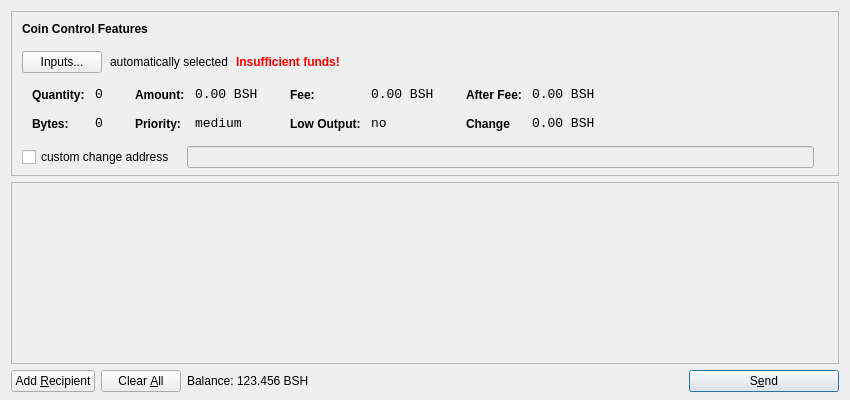
<?xml version="1.0" encoding="UTF-8"?>
<ui version="4.0">
 <class>SendCoinsDialog</class>
 <widget class="QDialog" name="SendCoinsDialog">
  <property name="geometry">
   <rect>
    <x>0</x>
    <y>0</y>
    <width>850</width>
    <height>400</height>
   </rect>
  </property>
  <property name="windowTitle">
   <string>Send Coins</string>
  </property>
  <layout class="QVBoxLayout" name="verticalLayout" stretch="0,1,0">
   <property name="bottomMargin">
    <number>8</number>
   </property>
   <item>
    <widget class="QFrame" name="frameCoinControl">
     <property name="sizePolicy">
      <sizepolicy hsizetype="Expanding" vsizetype="Expanding">
       <horstretch>0</horstretch>
       <verstretch>0</verstretch>
      </sizepolicy>
     </property>
     <property name="maximumSize">
      <size>
       <width>16777215</width>
       <height>16777215</height>
      </size>
     </property>
     <property name="frameShape">
      <enum>QFrame::StyledPanel</enum>
     </property>
     <property name="frameShadow">
      <enum>QFrame::Sunken</enum>
     </property>
     <layout class="QVBoxLayout" name="verticalLayoutCoinControl2">
      <property name="spacing">
       <number>-1</number>
      </property>
      <property name="leftMargin">
       <number>0</number>
      </property>
      <property name="topMargin">
       <number>0</number>
      </property>
      <property name="rightMargin">
       <number>0</number>
      </property>
      <property name="bottomMargin">
       <number>6</number>
      </property>
      <item>
       <layout class="QVBoxLayout" name="verticalLayoutCoinControl" stretch="0,0,0,0,1">
        <property name="spacing">
         <number>0</number>
        </property>
        <property name="leftMargin">
         <number>10</number>
        </property>
        <property name="topMargin">
         <number>10</number>
        </property>
        <item>
         <layout class="QHBoxLayout" name="horizontalLayoutCoinControl1">
          <property name="bottomMargin">
           <number>15</number>
          </property>
          <item>
           <widget class="QLabel" name="labelCoinControlFeatures">
            <property name="sizePolicy">
             <sizepolicy hsizetype="Preferred" vsizetype="Maximum">
              <horstretch>0</horstretch>
              <verstretch>0</verstretch>
             </sizepolicy>
            </property>
            <property name="font">
             <font>
              <weight>75</weight>
              <bold>true</bold>
             </font>
            </property>
            <property name="styleSheet">
             <string notr="true">font-weight:bold;</string>
            </property>
            <property name="text">
             <string>Coin Control Features</string>
            </property>
           </widget>
          </item>
         </layout>
        </item>
        <item>
         <layout class="QHBoxLayout" name="horizontalLayoutCoinControl2" stretch="0,0,0,0">
          <property name="spacing">
           <number>8</number>
          </property>
          <property name="bottomMargin">
           <number>10</number>
          </property>
          <item>
           <widget class="QPushButton" name="pushButtonCoinControl">
            <property name="styleSheet">
             <string notr="true"/>
            </property>
            <property name="text">
             <string>Inputs...</string>
            </property>
           </widget>
          </item>
          <item>
           <widget class="QLabel" name="labelCoinControlAutomaticallySelected">
            <property name="text">
             <string>automatically selected</string>
            </property>
            <property name="margin">
             <number>5</number>
            </property>
           </widget>
          </item>
          <item>
           <widget class="QLabel" name="labelCoinControlInsuffFunds">
            <property name="font">
             <font>
              <weight>75</weight>
              <bold>true</bold>
             </font>
            </property>
            <property name="styleSheet">
             <string notr="true">color:red;font-weight:bold;</string>
            </property>
            <property name="text">
             <string>Insufficient funds!</string>
            </property>
            <property name="margin">
             <number>5</number>
            </property>
           </widget>
          </item>
          <item>
           <spacer name="horizontalSpacerCoinControl">
            <property name="orientation">
             <enum>Qt::Horizontal</enum>
            </property>
            <property name="sizeHint" stdset="0">
             <size>
              <width>40</width>
              <height>1</height>
             </size>
            </property>
           </spacer>
          </item>
         </layout>
        </item>
        <item>
         <widget class="QWidget" name="widgetCoinControl" native="true">
          <property name="sizePolicy">
           <sizepolicy hsizetype="Preferred" vsizetype="Preferred">
            <horstretch>0</horstretch>
            <verstretch>0</verstretch>
           </sizepolicy>
          </property>
          <property name="minimumSize">
           <size>
            <width>0</width>
            <height>0</height>
           </size>
          </property>
          <property name="styleSheet">
           <string notr="true"/>
          </property>
          <layout class="QHBoxLayout" name="horizontalLayoutCoinControl5">
           <property name="margin">
            <number>0</number>
           </property>
           <item>
            <layout class="QHBoxLayout" name="horizontalLayoutCoinControl3" stretch="0,0,0,1">
             <property name="spacing">
              <number>20</number>
             </property>
             <property name="topMargin">
              <number>0</number>
             </property>
             <property name="bottomMargin">
              <number>10</number>
             </property>
             <item>
              <layout class="QFormLayout" name="formLayoutCoinControl1">
               <property name="horizontalSpacing">
                <number>10</number>
               </property>
               <property name="verticalSpacing">
                <number>14</number>
               </property>
               <property name="leftMargin">
                <number>10</number>
               </property>
               <property name="topMargin">
                <number>4</number>
               </property>
               <property name="rightMargin">
                <number>6</number>
               </property>
               <item row="0" column="0">
                <widget class="QLabel" name="labelCoinControlQuantityText">
                 <property name="styleSheet">
                  <string notr="true">font-weight:bold;</string>
                 </property>
                 <property name="text">
                  <string>Quantity:</string>
                 </property>
                 <property name="margin">
                  <number>0</number>
                 </property>
                </widget>
               </item>
               <item row="0" column="1">
                <widget class="QLabel" name="labelCoinControlQuantity">
                 <property name="font">
                  <font>
                   <family>Monospace</family>
                   <pointsize>10</pointsize>
                  </font>
                 </property>
                 <property name="cursor">
                  <cursorShape>IBeamCursor</cursorShape>
                 </property>
                 <property name="contextMenuPolicy">
                  <enum>Qt::ActionsContextMenu</enum>
                 </property>
                 <property name="text">
                  <string>0</string>
                 </property>
                 <property name="margin">
                  <number>0</number>
                 </property>
                 <property name="textInteractionFlags">
                  <set>Qt::LinksAccessibleByMouse|Qt::TextSelectableByKeyboard|Qt::TextSelectableByMouse</set>
                 </property>
                </widget>
               </item>
               <item row="1" column="0">
                <widget class="QLabel" name="labelCoinControlBytesText">
                 <property name="styleSheet">
                  <string notr="true">font-weight:bold;</string>
                 </property>
                 <property name="text">
                  <string>Bytes:</string>
                 </property>
                </widget>
               </item>
               <item row="1" column="1">
                <widget class="QLabel" name="labelCoinControlBytes">
                 <property name="font">
                  <font>
                   <family>Monospace</family>
                   <pointsize>10</pointsize>
                  </font>
                 </property>
                 <property name="cursor">
                  <cursorShape>IBeamCursor</cursorShape>
                 </property>
                 <property name="contextMenuPolicy">
                  <enum>Qt::ActionsContextMenu</enum>
                 </property>
                 <property name="text">
                  <string>0</string>
                 </property>
                 <property name="textInteractionFlags">
                  <set>Qt::LinksAccessibleByMouse|Qt::TextSelectableByKeyboard|Qt::TextSelectableByMouse</set>
                 </property>
                </widget>
               </item>
              </layout>
             </item>
             <item>
              <layout class="QFormLayout" name="formLayoutCoinControl2">
               <property name="horizontalSpacing">
                <number>10</number>
               </property>
               <property name="verticalSpacing">
                <number>14</number>
               </property>
               <property name="leftMargin">
                <number>6</number>
               </property>
               <property name="topMargin">
                <number>4</number>
               </property>
               <property name="rightMargin">
                <number>6</number>
               </property>
               <item row="0" column="0">
                <widget class="QLabel" name="labelCoinControlAmountText">
                 <property name="styleSheet">
                  <string notr="true">font-weight:bold;</string>
                 </property>
                 <property name="text">
                  <string>Amount:</string>
                 </property>
                 <property name="margin">
                  <number>0</number>
                 </property>
                </widget>
               </item>
               <item row="0" column="1">
                <widget class="QLabel" name="labelCoinControlAmount">
                 <property name="font">
                  <font>
                   <family>Monospace</family>
                   <pointsize>10</pointsize>
                  </font>
                 </property>
                 <property name="cursor">
                  <cursorShape>IBeamCursor</cursorShape>
                 </property>
                 <property name="contextMenuPolicy">
                  <enum>Qt::ActionsContextMenu</enum>
                 </property>
                 <property name="text">
                  <string>0.00 BSH</string>
                 </property>
                 <property name="textInteractionFlags">
                  <set>Qt::LinksAccessibleByMouse|Qt::TextSelectableByKeyboard|Qt::TextSelectableByMouse</set>
                 </property>
                </widget>
               </item>
               <item row="1" column="0">
                <widget class="QLabel" name="labelCoinControlPriorityText">
                 <property name="styleSheet">
                  <string notr="true">font-weight:bold;</string>
                 </property>
                 <property name="text">
                  <string>Priority:</string>
                 </property>
                </widget>
               </item>
               <item row="1" column="1">
                <widget class="QLabel" name="labelCoinControlPriority">
                 <property name="font">
                  <font>
                   <family>Monospace</family>
                   <pointsize>10</pointsize>
                  </font>
                 </property>
                 <property name="cursor">
                  <cursorShape>IBeamCursor</cursorShape>
                 </property>
                 <property name="contextMenuPolicy">
                  <enum>Qt::ActionsContextMenu</enum>
                 </property>
                 <property name="text">
                  <string>medium</string>
                 </property>
                 <property name="textInteractionFlags">
                  <set>Qt::LinksAccessibleByMouse|Qt::TextSelectableByKeyboard|Qt::TextSelectableByMouse</set>
                 </property>
                </widget>
               </item>
              </layout>
             </item>
             <item>
              <layout class="QFormLayout" name="formLayoutCoinControl3">
               <property name="horizontalSpacing">
                <number>10</number>
               </property>
               <property name="verticalSpacing">
                <number>14</number>
               </property>
               <property name="leftMargin">
                <number>6</number>
               </property>
               <property name="topMargin">
                <number>4</number>
               </property>
               <property name="rightMargin">
                <number>6</number>
               </property>
               <item row="0" column="0">
                <widget class="QLabel" name="labelCoinControlFeeText">
                 <property name="styleSheet">
                  <string notr="true">font-weight:bold;</string>
                 </property>
                 <property name="text">
                  <string>Fee:</string>
                 </property>
                 <property name="margin">
                  <number>0</number>
                 </property>
                </widget>
               </item>
               <item row="0" column="1">
                <widget class="QLabel" name="labelCoinControlFee">
                 <property name="font">
                  <font>
                   <family>Monospace</family>
                   <pointsize>10</pointsize>
                  </font>
                 </property>
                 <property name="cursor">
                  <cursorShape>IBeamCursor</cursorShape>
                 </property>
                 <property name="contextMenuPolicy">
                  <enum>Qt::ActionsContextMenu</enum>
                 </property>
                 <property name="text">
                  <string>0.00 BSH</string>
                 </property>
                 <property name="textInteractionFlags">
                  <set>Qt::LinksAccessibleByMouse|Qt::TextSelectableByKeyboard|Qt::TextSelectableByMouse</set>
                 </property>
                </widget>
               </item>
               <item row="1" column="0">
                <widget class="QLabel" name="labelCoinControlLowOutputText">
                 <property name="styleSheet">
                  <string notr="true">font-weight:bold;</string>
                 </property>
                 <property name="text">
                  <string>Low Output:</string>
                 </property>
                </widget>
               </item>
               <item row="1" column="1">
                <widget class="QLabel" name="labelCoinControlLowOutput">
                 <property name="font">
                  <font>
                   <family>Monospace</family>
                   <pointsize>10</pointsize>
                  </font>
                 </property>
                 <property name="cursor">
                  <cursorShape>IBeamCursor</cursorShape>
                 </property>
                 <property name="contextMenuPolicy">
                  <enum>Qt::ActionsContextMenu</enum>
                 </property>
                 <property name="text">
                  <string>no</string>
                 </property>
                 <property name="textInteractionFlags">
                  <set>Qt::LinksAccessibleByMouse|Qt::TextSelectableByKeyboard|Qt::TextSelectableByMouse</set>
                 </property>
                </widget>
               </item>
              </layout>
             </item>
             <item>
              <layout class="QFormLayout" name="formLayoutCoinControl4">
               <property name="horizontalSpacing">
                <number>10</number>
               </property>
               <property name="verticalSpacing">
                <number>14</number>
               </property>
               <property name="leftMargin">
                <number>6</number>
               </property>
               <property name="topMargin">
                <number>4</number>
               </property>
               <property name="rightMargin">
                <number>6</number>
               </property>
               <item row="0" column="0">
                <widget class="QLabel" name="labelCoinControlAfterFeeText">
                 <property name="styleSheet">
                  <string notr="true">font-weight:bold;</string>
                 </property>
                 <property name="text">
                  <string>After Fee:</string>
                 </property>
                 <property name="margin">
                  <number>0</number>
                 </property>
                </widget>
               </item>
               <item row="0" column="1">
                <widget class="QLabel" name="labelCoinControlAfterFee">
                 <property name="font">
                  <font>
                   <family>Monospace</family>
                   <pointsize>10</pointsize>
                  </font>
                 </property>
                 <property name="cursor">
                  <cursorShape>IBeamCursor</cursorShape>
                 </property>
                 <property name="contextMenuPolicy">
                  <enum>Qt::ActionsContextMenu</enum>
                 </property>
                 <property name="text">
                  <string>0.00 BSH</string>
                 </property>
                 <property name="textInteractionFlags">
                  <set>Qt::LinksAccessibleByMouse|Qt::TextSelectableByKeyboard|Qt::TextSelectableByMouse</set>
                 </property>
                </widget>
               </item>
               <item row="1" column="0">
                <widget class="QLabel" name="labelCoinControlChangeText">
                 <property name="styleSheet">
                  <string notr="true">font-weight:bold;</string>
                 </property>
                 <property name="text">
                  <string>Change</string>
                 </property>
                </widget>
               </item>
               <item row="1" column="1">
                <widget class="QLabel" name="labelCoinControlChange">
                 <property name="font">
                  <font>
                   <family>Monospace</family>
                   <pointsize>10</pointsize>
                  </font>
                 </property>
                 <property name="cursor">
                  <cursorShape>IBeamCursor</cursorShape>
                 </property>
                 <property name="contextMenuPolicy">
                  <enum>Qt::ActionsContextMenu</enum>
                 </property>
                 <property name="text">
                  <string>0.00 BSH</string>
                 </property>
                 <property name="textInteractionFlags">
                  <set>Qt::LinksAccessibleByMouse|Qt::TextSelectableByKeyboard|Qt::TextSelectableByMouse</set>
                 </property>
                </widget>
               </item>
              </layout>
             </item>
            </layout>
           </item>
          </layout>
         </widget>
        </item>
        <item>
         <layout class="QHBoxLayout" name="horizontalLayoutCoinControl4" stretch="0,0,0">
          <property name="spacing">
           <number>12</number>
          </property>
          <property name="sizeConstraint">
           <enum>QLayout::SetDefaultConstraint</enum>
          </property>
          <property name="topMargin">
           <number>5</number>
          </property>
          <property name="rightMargin">
           <number>5</number>
          </property>
          <item>
           <widget class="QCheckBox" name="checkBoxCoinControlChange">
            <property name="text">
             <string>custom change address</string>
            </property>
           </widget>
          </item>
          <item>
           <widget class="QLineEdit" name="lineEditCoinControlChange">
            <property name="enabled">
             <bool>false</bool>
            </property>
            <property name="sizePolicy">
             <sizepolicy hsizetype="Expanding" vsizetype="Fixed">
              <horstretch>0</horstretch>
              <verstretch>0</verstretch>
             </sizepolicy>
            </property>
           </widget>
          </item>
          <item>
           <widget class="QLabel" name="labelCoinControlChangeLabel">
            <property name="sizePolicy">
             <sizepolicy hsizetype="Preferred" vsizetype="Expanding">
              <horstretch>0</horstretch>
              <verstretch>0</verstretch>
             </sizepolicy>
            </property>
            <property name="minimumSize">
             <size>
              <width>0</width>
              <height>0</height>
             </size>
            </property>
            <property name="text">
             <string/>
            </property>
            <property name="margin">
             <number>3</number>
            </property>
           </widget>
          </item>
         </layout>
        </item>
        <item>
         <spacer name="verticalSpacerCoinControl">
          <property name="orientation">
           <enum>Qt::Vertical</enum>
          </property>
          <property name="sizeHint" stdset="0">
           <size>
            <width>800</width>
            <height>1</height>
           </size>
          </property>
         </spacer>
        </item>
       </layout>
      </item>
     </layout>
    </widget>
   </item>
   <item>
    <widget class="QScrollArea" name="scrollArea">
     <property name="widgetResizable">
      <bool>true</bool>
     </property>
     <widget class="QWidget" name="scrollAreaWidgetContents">
      <property name="geometry">
       <rect>
        <x>0</x>
        <y>0</y>
        <width>830</width>
        <height>165</height>
       </rect>
      </property>
      <layout class="QVBoxLayout" name="verticalLayout_2">
       <property name="margin">
        <number>0</number>
       </property>
       <item>
        <layout class="QVBoxLayout" name="entries">
         <property name="spacing">
          <number>6</number>
         </property>
        </layout>
       </item>
       <item>
        <spacer name="verticalSpacer">
         <property name="orientation">
          <enum>Qt::Vertical</enum>
         </property>
         <property name="sizeHint" stdset="0">
          <size>
           <width>20</width>
           <height>40</height>
          </size>
         </property>
        </spacer>
       </item>
      </layout>
     </widget>
    </widget>
   </item>
   <item>
    <layout class="QHBoxLayout" name="horizontalLayout">
     <item>
      <widget class="QPushButton" name="addButton">
       <property name="toolTip">
        <string>Send to multiple recipients at once</string>
       </property>
       <property name="text">
        <string>Add &amp;Recipient</string>
       </property>
       <property name="icon">
        <iconset resource="../bitcoin.qrc">
         <normaloff>:/icons/add</normaloff>:/icons/add</iconset>
       </property>
       <property name="autoDefault">
        <bool>false</bool>
       </property>
      </widget>
     </item>
     <item>
      <widget class="QPushButton" name="clearButton">
       <property name="sizePolicy">
        <sizepolicy hsizetype="Minimum" vsizetype="Fixed">
         <horstretch>0</horstretch>
         <verstretch>0</verstretch>
        </sizepolicy>
       </property>
       <property name="toolTip">
        <string>Remove all transaction fields</string>
       </property>
       <property name="text">
        <string>Clear &amp;All</string>
       </property>
       <property name="icon">
        <iconset resource="../bitcoin.qrc">
         <normaloff>:/icons/remove</normaloff>:/icons/remove</iconset>
       </property>
       <property name="autoRepeatDelay">
        <number>300</number>
       </property>
       <property name="autoDefault">
        <bool>false</bool>
       </property>
      </widget>
     </item>
     <item>
      <layout class="QHBoxLayout" name="horizontalLayout_2">
       <property name="spacing">
        <number>3</number>
       </property>
       <item>
        <widget class="QLabel" name="label">
         <property name="sizePolicy">
          <sizepolicy hsizetype="Preferred" vsizetype="Fixed">
           <horstretch>0</horstretch>
           <verstretch>0</verstretch>
          </sizepolicy>
         </property>
         <property name="text">
          <string>Balance:</string>
         </property>
        </widget>
       </item>
       <item>
        <widget class="QLabel" name="labelBalance">
         <property name="sizePolicy">
          <sizepolicy hsizetype="Preferred" vsizetype="Fixed">
           <horstretch>0</horstretch>
           <verstretch>0</verstretch>
          </sizepolicy>
         </property>
         <property name="cursor">
          <cursorShape>IBeamCursor</cursorShape>
         </property>
         <property name="text">
          <string>123.456 BSH</string>
         </property>
         <property name="textInteractionFlags">
          <set>Qt::LinksAccessibleByMouse|Qt::TextSelectableByKeyboard|Qt::TextSelectableByMouse</set>
         </property>
        </widget>
       </item>
      </layout>
     </item>
     <item>
      <spacer name="horizontalSpacer">
       <property name="orientation">
        <enum>Qt::Horizontal</enum>
       </property>
       <property name="sizeHint" stdset="0">
        <size>
         <width>40</width>
         <height>20</height>
        </size>
       </property>
      </spacer>
     </item>
     <item>
      <widget class="QPushButton" name="sendButton">
       <property name="minimumSize">
        <size>
         <width>150</width>
         <height>0</height>
        </size>
       </property>
       <property name="toolTip">
        <string>Confirm the send action</string>
       </property>
       <property name="text">
        <string>S&amp;end</string>
       </property>
       <property name="icon">
        <iconset resource="../bitcoin.qrc">
         <normaloff>:/icons/send</normaloff>:/icons/send</iconset>
       </property>
       <property name="default">
        <bool>true</bool>
       </property>
      </widget>
     </item>
    </layout>
   </item>
  </layout>
 </widget>
 <resources>
  <include location="../bitcoin.qrc"/>
 </resources>
 <connections/>
</ui>
